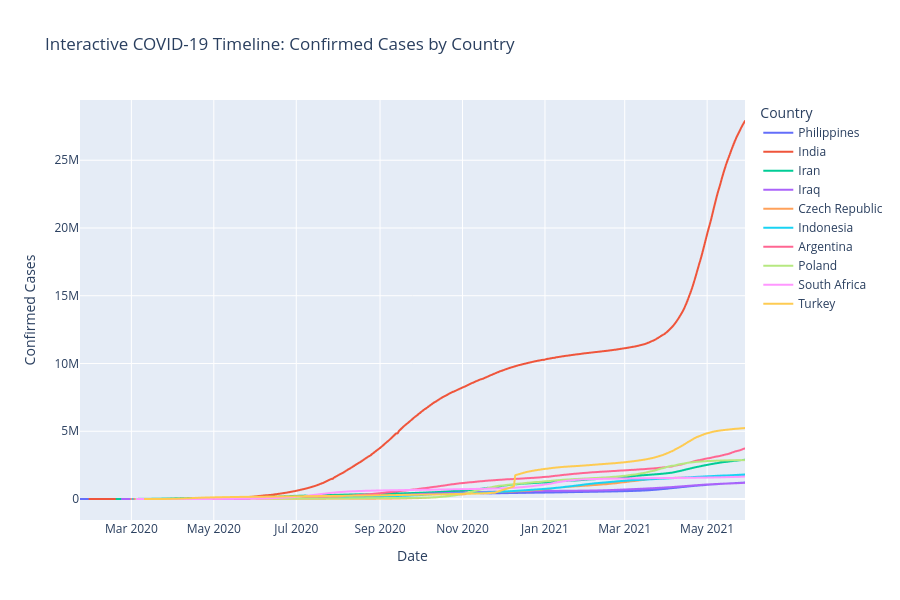

Notebook source saved alongside this figure:
### Markdown cell above
## 2.1 Interactive Time Series with Region Selection

### Code cell
# Prepare data for interactive plot
country_ts = df.groupby(['ObservationDate', 'Country/Region']).agg({
    'Confirmed': 'sum',
    'Deaths': 'sum',
    'Recovered': 'sum'
}).reset_index()

# Filter to top countries for performance
interactive_data = country_ts[country_ts['Country/Region'].isin(top_countries)]

# Create interactive line chart
fig = px.line(interactive_data, 
              x='ObservationDate', 
              y='Confirmed',
              color='Country/Region',
              title='Interactive COVID-19 Timeline: Confirmed Cases by Country',
              labels={'ObservationDate': 'Date', 'Confirmed': 'Confirmed Cases'},
              hover_data=['Deaths', 'Recovered'])

fig.update_layout(
    hovermode='x unified',
    height=600,
    xaxis_title='Date',
    yaxis_title='Confirmed Cases',
    legend_title='Country'
)

fig.write_html(OUTPUT_DIR + 'y2_02_interactive_timeline.html')
fig.show()

print("Interactive chart saved to:", OUTPUT_DIR + 'y2_02_interactive_timeline.html')

### Figure 1 — Plotly figure (JSON) as saved in the notebook; plotly's stock layout.template omitted (floating-point values rounded to 4 significant figures; data arrays with more than 128 entries replaced by an {"elided": "..."} marker saying what was removed)
{"data": [{"customdata": {"elided": "487x2 int values"}, "hovertemplate": "Country/Region=Philippines<br>Date=%{x}<br>Confirmed Cases=%{y}<br>Deaths=%{customdata[0]}<br>Recovered=%{customdata[1]}<extra></extra>", "legendgroup": "Philippines", "line": {"color": "#636efa", "dash": "solid"}, "marker": {"symbol": "circle"}, "mode": "lines", "name": "Philippines", "showlegend": true, "type": "scattergl", "x": {"elided": "487 str values"}, "xaxis": "x", "y": {"elided": "487 int values"}, "yaxis": "y"}, {"customdata": {"elided": "486x2 int values"}, "hovertemplate": "Country/Region=India<br>Date=%{x}<br>Confirmed Cases=%{y}<br>Deaths=%{customdata[0]}<br>Recovered=%{customdata[1]}<extra></extra>", "legendgroup": "India", "line": {"color": "#EF553B", "dash": "solid"}, "marker": {"symbol": "circle"}, "mode": "lines", "name": "India", "showlegend": true, "type": "scattergl", "x": {"elided": "486 str values"}, "xaxis": "x", "y": {"elided": "486 int values"}, "yaxis": "y"}, {"customdata": {"elided": "466x2 int values"}, "hovertemplate": "Country/Region=Iran<br>Date=%{x}<br>Confirmed Cases=%{y}<br>Deaths=%{customdata[0]}<br>Recovered=%{customdata[1]}<extra></extra>", "legendgroup": "Iran", "line": {"color": "#00cc96", "dash": "solid"}, "marker": {"symbol": "circle"}, "mode": "lines", "name": "Iran", "showlegend": true, "type": "scattergl", "x": {"elided": "466 str values"}, "xaxis": "x", "y": {"elided": "466 int values"}, "yaxis": "y"}, {"customdata": {"elided": "462x2 int values"}, "hovertemplate": "Country/Region=Iraq<br>Date=%{x}<br>Confirmed Cases=%{y}<br>Deaths=%{customdata[0]}<br>Recovered=%{customdata[1]}<extra></extra>", "legendgroup": "Iraq", "line": {"color": "#ab63fa", "dash": "solid"}, "marker": {"symbol": "circle"}, "mode": "lines", "name": "Iraq", "showlegend": true, "type": "scattergl", "x": {"elided": "462 str values"}, "xaxis": "x", "y": {"elided": "462 int values"}, "yaxis": "y"}, {"customdata": {"elided": "455x2 int values"}, "hovertemplate": "Country/Region=Czech Republic<br>Date=%{x}<br>Confirmed Cases=%{y}<br>Deaths=%{customdata[0]}<br>Recovered=%{customdata[1]}<extra></extra>", "legendgroup": "Czech Republic", "line": {"color": "#FFA15A", "dash": "solid"}, "marker": {"symbol": "circle"}, "mode": "lines", "name": "Czech Republic", "showlegend": true, "type": "scattergl", "x": {"elided": "455 str values"}, "xaxis": "x", "y": {"elided": "455 int values"}, "yaxis": "y"}, {"customdata": {"elided": "454x2 int values"}, "hovertemplate": "Country/Region=Indonesia<br>Date=%{x}<br>Confirmed Cases=%{y}<br>Deaths=%{customdata[0]}<br>Recovered=%{customdata[1]}<extra></extra>", "legendgroup": "Indonesia", "line": {"color": "#19d3f3", "dash": "solid"}, "marker": {"symbol": "circle"}, "mode": "lines", "name": "Indonesia", "showlegend": true, "type": "scattergl", "x": {"elided": "454 str values"}, "xaxis": "x", "y": {"elided": "454 int values"}, "yaxis": "y"}, {"customdata": {"elided": "453x2 int values"}, "hovertemplate": "Country/Region=Argentina<br>Date=%{x}<br>Confirmed Cases=%{y}<br>Deaths=%{customdata[0]}<br>Recovered=%{customdata[1]}<extra></extra>", "legendgroup": "Argentina", "line": {"color": "#FF6692", "dash": "solid"}, "marker": {"symbol": "circle"}, "mode": "lines", "name": "Argentina", "showlegend": true, "type": "scattergl", "x": {"elided": "453 str values"}, "xaxis": "x", "y": {"elided": "453 int values"}, "yaxis": "y"}, {"customdata": {"elided": "452x2 int values"}, "hovertemplate": "Country/Region=Poland<br>Date=%{x}<br>Confirmed Cases=%{y}<br>Deaths=%{customdata[0]}<br>Recovered=%{customdata[1]}<extra></extra>", "legendgroup": "Poland", "line": {"color": "#B6E880", "dash": "solid"}, "marker": {"symbol": "circle"}, "mode": "lines", "name": "Poland", "showlegend": true, "type": "scattergl", "x": {"elided": "452 str values"}, "xaxis": "x", "y": {"elided": "452 int values"}, "yaxis": "y"}, {"customdata": {"elided": "451x2 int values"}, "hovertemplate": "Country/Region=South Africa<br>Date=%{x}<br>Confirmed Cases=%{y}<br>Deaths=%{customdata[0]}<br>Recovered=%{customdata[1]}<extra></extra>", "legendgroup": "South Africa", "line": {"color": "#FF97FF", "dash": "solid"}, "marker": {"symbol": "circle"}, "mode": "lines", "name": "South Africa", "showlegend": true, "type": "scattergl", "x": {"elided": "451 str values"}, "xaxis": "x", "y": {"elided": "451 int values"}, "yaxis": "y"}, {"customdata": {"elided": "445x2 int values"}, "hovertemplate": "Country/Region=Turkey<br>Date=%{x}<br>Confirmed Cases=%{y}<br>Deaths=%{customdata[0]}<br>Recovered=%{customdata[1]}<extra></extra>", "legendgroup": "Turkey", "line": {"color": "#FECB52", "dash": "solid"}, "marker": {"symbol": "circle"}, "mode": "lines", "name": "Turkey", "showlegend": true, "type": "scattergl", "x": {"elided": "445 str values"}, "xaxis": "x", "y": {"elided": "445 int values"}, "yaxis": "y"}], "layout": {"height": 600, "hovermode": "x unified", "legend": {"title": {"text": "Country"}, "tracegroupgap": 0}, "title": {"text": "Interactive COVID-19 Timeline: Confirmed Cases by Country"}, "xaxis": {"anchor": "y", "domain": [0, 1], "title": {"text": "Date"}}, "yaxis": {"anchor": "x", "domain": [0, 1], "title": {"text": "Confirmed Cases"}}}}
